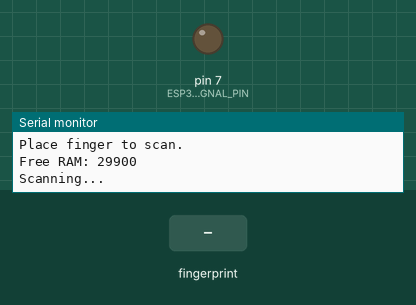
Recording of a sketch running on a simulated Arduino Uno, built with avr-gcc and run on an emulated ATmega328P. Shown: output pins drawn as LEDs (lit = HIGH), the last lines printed to the serial monitor. The inputs (shaded band) are chosen by the test bench.

Above: at 2.8 s.
2.9 s: finger stored as number 1 placed on the sensor
At 5.1 s:
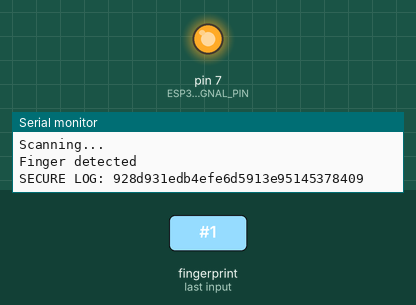
Timing chart, 0 to 6.8 s (numbered marks = the images above; inputs shaded):
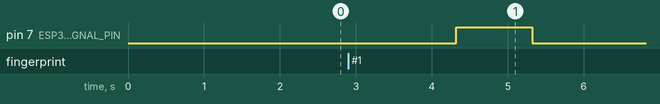

The sketch:

Arduino_uno_slave.ino
```cpp
#include <Adafruit_Fingerprint.h>
#include <SoftwareSerial.h>
#include "crypto_utils.h"  // Updated AES encryption module

#define R307_RX 2
#define R307_TX 3
#define ESP32_SIGNAL_PIN 7
#define ACCESS_ID 1
#define STOP_ID 99
#define MAX_FAILED_ATTEMPTS 5
#define LOCKOUT_DURATION 30000

SoftwareSerial fingerSerial(R307_RX, R307_TX);
Adafruit_Fingerprint finger = Adafruit_Fingerprint(&fingerSerial);

int failedAttempts = 0;
unsigned long lockoutStart = 0;
unsigned long lastAccessTime = 0;

// Optional memory check
int freeMemory() {
  extern int __heap_start, *__brkval;
  int v;
  return (int)&v - (__brkval == 0 ? (int)&__heap_start : (int)__brkval);
}

void setup() {
  Serial.begin(9600);
  while (!Serial);
  delay(100);

  finger.begin(57600);
  delay(500);

  if (finger.verifyPassword()) {
    Serial.println("Sensor OK");
  } else {
    Serial.println("Sensor FAIL");
    while (1) { delay(1); }
  }

  pinMode(ESP32_SIGNAL_PIN, OUTPUT);
  digitalWrite(ESP32_SIGNAL_PIN, LOW);

  Serial.println("Commands: e = enroll ID1, s = enroll ID99, d = delete ID1, x = clear DB");
  Serial.println("Place finger to scan.");

  lastAccessTime = millis();

  Serial.print("Free RAM: ");
  Serial.println(freeMemory());
}

void loop() {
  if (Serial.available()) {
    char option = Serial.read();
    if (option == 'e') {
      enrollFingerprint(ACCESS_ID);
      return;
    } else if (option == 's') {
      enrollFingerprint(STOP_ID);
      return;
    } else if (option == 'd') {
      deleteFingerprintByID(ACCESS_ID);
      return;
    } else if (option == 'x') {
      clearAllFingerprints();
      return;
    }
  }

  if (isLockedOut()) {
    Serial.println("LOCKED OUT");
    delay(1000);
    return;
  }

  scanFingerprint();
  delay(300);
}

void scanFingerprint() {
  Serial.println("Scanning...");

  const unsigned long scanTimeout = 15000; // 15 seconds max scan
  unsigned long scanStart = millis();

  while (millis() - scanStart < scanTimeout) {
    uint8_t p = finger.getImage();

    if (p == FINGERPRINT_NOFINGER) {
      delay(100);
      continue;
    }

    if (p != FINGERPRINT_OK) {
      Serial.print("getImage failed: ");
      Serial.println(p);
      return;
    }

    Serial.println("Finger detected");
    goto continue_scan;
  }

  Serial.println("❌ Fingerprint timeout (loop)");
  logUnauthorized("Timeout");
  return;

continue_scan:
  delay(1000);

  uint8_t p = finger.image2Tz();
  if (p != FINGERPRINT_OK) {
    logUnauthorized("Bad image");
    return;
  }

  p = finger.fingerFastSearch();
  if (p != FINGERPRINT_OK) {
    logUnauthorized("No match");
    return;
  }

  int id = finger.fingerID;
  char logMsg[50];
  snprintf(logMsg, sizeof(logMsg), "ID #%d @ %lu", id, millis());

  char encrypted[33];
  encryptToHex(logMsg, encrypted, sizeof(encrypted));

  Serial.print("SECURE LOG: ");
  Serial.println(encrypted);

  digitalWrite(ESP32_SIGNAL_PIN, HIGH);
  delay(1000);
  digitalWrite(ESP32_SIGNAL_PIN, LOW);

  failedAttempts = 0;
  lastAccessTime = millis();

  if (id == ACCESS_ID) Serial.println("MATCH");
  else if (id == STOP_ID) Serial.println("STOP");
  else logUnauthorized("Unauthorized ID");
}

void logUnauthorized(const char* reason) {
  char logMsg[64];
  snprintf(logMsg, sizeof(logMsg), "%s @ %lu", reason, millis());

  char encrypted[33];
  encryptToHex(logMsg, encrypted, sizeof(encrypted));

  Serial.print("SECURE LOG: ");
  Serial.println(encrypted);

  failedAttempts++;
  if (failedAttempts >= MAX_FAILED_ATTEMPTS) {
    lockoutStart = millis();
    Serial.println("LOCKOUT ACTIVATED");
  }
}

bool isLockedOut() {
  if (lockoutStart == 0) return false;

  if (millis() - lockoutStart >= LOCKOUT_DURATION) {
    lockoutStart = 0;
    failedAttempts = 0;
    Serial.println("LOCKOUT CLEARED");
    return false;
  }

  return true;
}

void enrollFingerprint(int id) {
  Serial.print("Enroll ID #");
  Serial.println(id);

  while (finger.getImage() != FINGERPRINT_OK);
  if (finger.image2Tz(1) != FINGERPRINT_OK) {
    Serial.println("Enroll fail step 1");
    return;
  }

  Serial.println("Image 1 OK. Remove finger.");
  delay(2000);
  Serial.println("Place same finger again...");

  while (finger.getImage() != FINGERPRINT_OK);
  if (finger.image2Tz(2) != FINGERPRINT_OK) {
    Serial.println("Enroll fail step 2");
    return;
  }

  if (finger.createModel() != FINGERPRINT_OK || finger.storeModel(id) != FINGERPRINT_OK) {
    Serial.println("Store fail");
    return;
  }

  Serial.println("Enroll OK");
}

void deleteFingerprintByID(int id) {
  if (finger.deleteModel(id) == FINGERPRINT_OK) {
    Serial.print("Deleted ID #");
    Serial.println(id);
  } else {
    Serial.println("Delete fail");
  }
}

void clearAllFingerprints() {
  if (finger.emptyDatabase() == FINGERPRINT_OK) {
    Serial.println("DB cleared");
  } else {
    Serial.println("Clear DB fail");
  }
}
```

biometric.ino
```cpp
void setupBiometric() {
    Serial.println("[Biometric] Initializing sensor...");
    // Init fingerprint or face recognition hardware
}

bool verifyUser() {
    Serial.println("[Biometric] Verifying...");
    // Placeholder for biometric verification
    return true;  // stub
}
```

crypto_utils.h
```cpp
#ifndef CRYPTO_UTILS_H
#define CRYPTO_UTILS_H

#include <Arduino.h>

String encryptToHex(const String &plain);

#endif
```

cryto_utils.ino
```cpp
#include "aes.h"
#include "crypto_utils.h"
#include <string.h>
#include <stdio.h>

static uint8_t key[32] = {
  0x60, 0x3d, 0xeb, 0x10, 0x15, 0xca, 0x71, 0xbe,
  0x2b, 0x73, 0xae, 0xf0, 0x85, 0x7d, 0x77, 0x81,
  0x1f, 0x35, 0x2c, 0x07, 0x3b, 0x61, 0x08, 0xd7,
  0x2d, 0x98, 0x10, 0xa3, 0x09, 0x14, 0xdf, 0xf4
};

void encryptToHex(const char* input, char* output, size_t outputLen) {
  if (!input || !output || outputLen < 33) return;  // 32 hex chars + null

  struct AES_ctx ctx;
  uint8_t buffer[16] = {0};  // Use 16 bytes for AES-128 or first block of AES-256

  // Copy input string to buffer (truncate if longer)
  strncpy((char*)buffer, input, sizeof(buffer) - 1);

  AES_init_ctx(&ctx, key);
  AES_ECB_encrypt(&ctx, buffer);  // Encrypt in-place

  // Convert encrypted bytes to hex
  for (int i = 0; i < 16; ++i) {
    sprintf(&output[i * 2], "%02x", buffer[i]);
  }

  output[32] = '\0';  // Null-terminate
}
```

isr_handlers.ino
```cpp
void setupInterrupts() {
    Serial.println("[Interrupt] Setting up interrupts...");
    // Attach any ISR or timer setup
}
```

Source omitted: aes.cpp (19015 bytes)

Measured:
- after the input at 2.9 s, pin 7 (ESP32_SIGNAL_PIN): LOW → HIGH after 1.4 s, → LOW 1.0 s later
